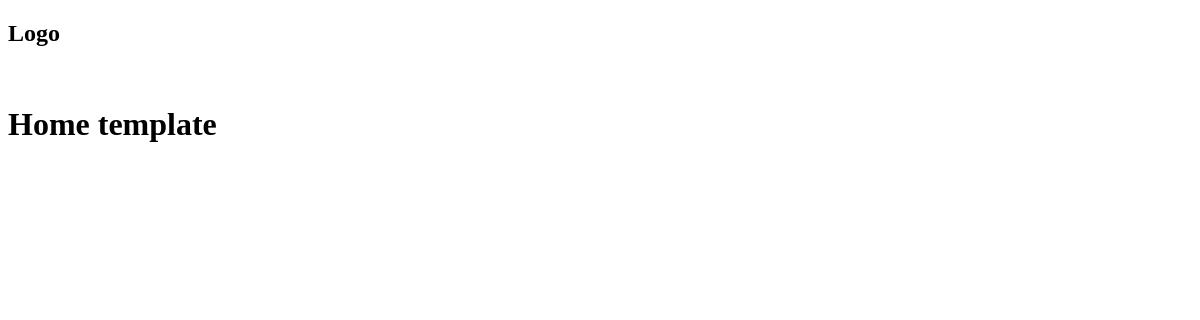
Before: / with the older database file.
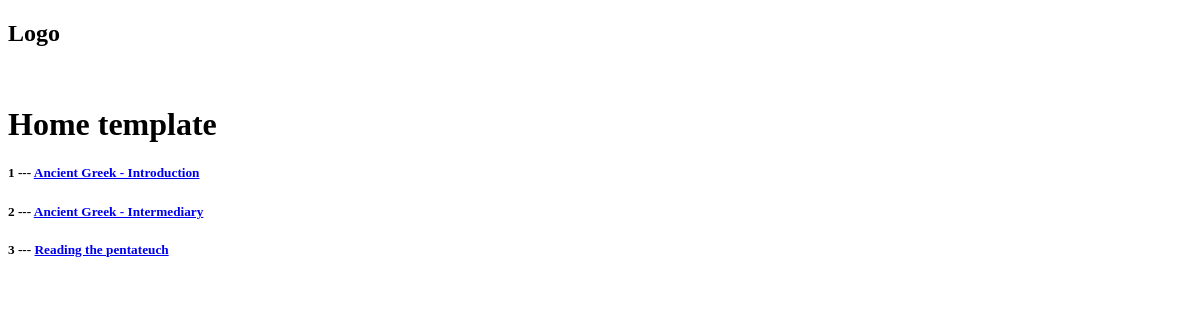
After: the same page with the newer database file.
### base/models.py (models this page shows, shortened)
class Room(models.Model):
    host = models.ForeignKey(User, on_delete=models.SET_NULL, null=True)
    name = models.CharField(max_length=200)
    description = models.TextField(null=True, blank=True)
    topic = models.ForeignKey(Topic, on_delete=models.SET_NULL, null=True)
    updated = models.DateTimeField(auto_now=True)
    created = models.DateTimeField(auto_now_add=True)

### base/views.py (the view)
# urls.py: path('', views.home, name="home"),
def home(request):
    rooms = Room.objects.all()
    return render(request, 'base/home.html', {'rooms':rooms})

### base/templates/base/home.html
{% extends 'main.html' %}
{% block content %}
<h1>Home template</h1>
<div>
    <div>
        {% for room in rooms %}
            <div>
                <h5>{{room.id}} --- <a href="{% url 'room' room.id %}"> {{room.name}}</a></h5>
            </div>
        {% endfor %}
    </div>
</div>
{% endblock content%}

### templates/main.html (shortened to what this page needs)
<!DOCTYPE html>
<html lang="en">
<head>
</head>
<body>
    {% include 'navbar.html' %}
    {% block content %}
    {% endblock %}
</body>
</html>

### templates/navbar.html
<nav>
    <h1>Logo</h1>
</nav>
<br>

Changed rows visible on the page:
added Room: id "1", name "Ancient Greek - Introduction"
added Room: id "2", name "Ancient Greek - Intermediary"
added Room: id "3", name "Reading the pentateuch"
